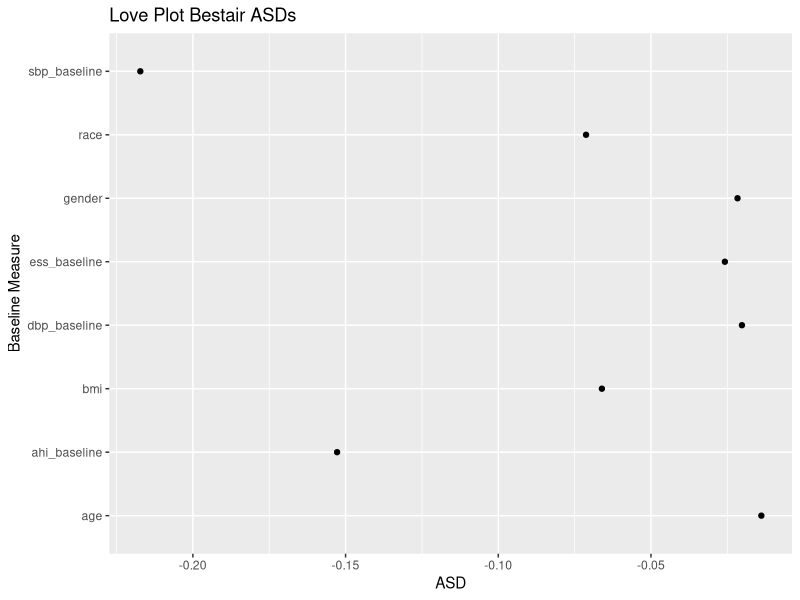

This figure's R source:
## ---- chunk 1
#| label: load-packages
#| message: false

library(tidyverse)
library(knitr)
## ---- chunk 2
Y_obs <- c(8.62,1.48,8.93,9.57,2.65,7.3,.06,1.72,2.19,7.32,7.53,7.62)
Z <- c(rep(0,6), rep(1,6))
## ---- chunk 3
Y_obs <- c(8.62,1.48,8.93,9.57,2.65,7.3,.06,1.72,2.19,7.32,7.53,7.62)
Z <- c(rep(0,6), rep(1,6))

tstat_obs <- mean(Y_obs[Z == 1]) - mean(Y_obs[Z == 0])

ind_combos <- combn(1:12,6)
tstats <- vector(mode = "double",length = ncol(ind_combos))

for (i in 1:ncol(ind_combos)) {
  Zperm <- rep(0,12)
  Zperm[ind_combos[,i]] = 1
  tstats[i] = mean(Y_obs[Zperm==1]) - mean(Y_obs[Zperm==0])
}

pval <- mean(abs(tstats) >= abs(tstat_obs))
## ---- chunk 4
set.seed(2929)
sampled_tstats <- sample(tstats, size = 1000, replace = TRUE)
pval_1000 <- mean(abs(sampled_tstats) >= abs(tstat_obs))
## ---- chunk 5
ttest_pval <- t.test(Y_obs[Z==1], Y_obs[Z==0],var.equal = TRUE)$p.value
## ---- chunk 6
Y_obs_orig <- matrix(Y_obs,nrow = 6)
colnames(Y_obs_orig) <- c("0", "1")

combos <-expand.grid(pair1 = 0:1,pair2 = 0:1, pair3 = 0:1
                     ,pair4 = 0:1,pair5 = 0:1, pair6 = 0:1)
## ---- chunk 7
tstats <- vector(mode = "double",length = nrow(combos))
for (i in 1:nrow(combos)) {
  Y_obs_perm <- Y_obs_orig
  ind <- which(combos[i,] == 1)
  Y_obs_perm[ind,] = Y_obs_perm[ind,c(2,1)]
  tstats[i] = mean(Y_obs_perm[,2]) - mean(Y_obs_perm[,1])
}

pval <- mean(abs(tstats) >= abs(tstat_obs))
## ---- chunk 8
set.seed(2121)
sampled_tstats <- sample(tstats, size = 1000, replace = TRUE)
pval_1000 <- mean(abs(sampled_tstats) >= abs(tstat_obs))
## ---- chunk 9
ttest_pval <- t.test(Y_obs[Z==1], Y_obs[Z==0], var.equal = TRUE, paired = TRUE)
## ---- chunk 10
pot_outcomes <- matrix(c(35, 40, 45 ,55, 55 ,55, 65, 70, 25, 30, 45, 55, 60, 65, 75, 80, 35, 40, 55, 50, 35, 40, 65, 70), ncol = 2, byrow = TRUE)
colnames(pot_outcomes) <- c("Y1","Y0")

sample_ind = combn(1:12, 4)
assign_ind = combn(1:4, 2)
## ---- chunk 11
mean_diffs <- matrix(NA, nrow = ncol(sample_ind)
                     , ncol = ncol(assign_ind))

for (i in 1:ncol(sample_ind)) {
  
  indexes <- sample_ind[,i]
  sample <- pot_outcomes[indexes,]
  
  for (j in 1:ncol(assign_ind)) {
    
    assignment <- assign_ind[,j]
    assignment <- assign_ind[,sample(1:6,1)]
    Y0_obs <- sample[assignment,"Y0"]
    Y1_obs <- sample[-assignment,"Y1"]
    diff <- mean(Y1_obs) - mean(Y0_obs)
    mean_diffs[i,j] = diff
  }
}

## ---- chunk 12
var1 <- sum((pot_outcomes[,"Y1"]-mean(pot_outcomes[,"Y1"]))^2)/11

var0 <- sum((pot_outcomes[,"Y0"]-mean(pot_outcomes[,"Y0"]))^2)/11

diff_means <- mean(pot_outcomes[,"Y1"]) - mean(pot_outcomes[,"Y0"])
var01 <- sum((pot_outcomes[,"Y1"] - pot_outcomes[,"Y0"] - diff_means)^2)/11
form <- var0/6 + var1/6 - var01/12
## ---- chunk 13
variances <- matrix(NA, nrow = ncol(sample_ind)
                     , ncol = ncol(assign_ind))

for (i in 1:ncol(sample_ind)) {
  
  indexes <- sample_ind[,i]
  sample <- pot_outcomes[indexes,]
  
  for (j in 1:ncol(assign_ind)) {
    
    assignment <- assign_ind[,j]
    Y0_obs <- sample[assignment,"Y0"]
    Y1_obs <- sample[-assignment,"Y1"]
    
    sigma <- var(Y0_obs)/2 + var(Y1_obs)/2
    
    variances[i,j] = sigma
  }
}
## ---- chunk 14
bestair <- readxl::read_xlsx("bestair640-1.xlsx", sheet = "data")
bestair <- bestair |>
  mutate(across(treatment_arm:sbp_6mo, ~ if_else(is.na(.x)
                                                 ,mean(.x,na.rm = TRUE),.x))) |>
  mutate(race = if_else(race == 2,1,0))
## ---- chunk 15
baselines <- c("gender","age","bmi",
               "race","sbp_baseline","dbp_baseline","ahi_baseline","ess_baseline")
ASDs = matrix(NA, nrow = 1, ncol = 8)
colnames(ASDs) <- baselines
Z <- bestair$treatment_arm
for (bl in baselines) {
  X <- pull(bestair[,bl])
  s1 <- var(X[Z==1])
  s0 <- var(X[Z==0])
  diff_sum <- sum(X*Z)/sum(Z)-sum(X*(1-Z))/sum(1-Z)
  asd <- diff_sum/sqrt(s1+s0)
  ASDs[,bl] <- asd
  
}
## ---- chunk 16
#love plot
asd_dat <- tibble(
  bls = baselines,
  asd = ASDs[1,]
)
ggplot(asd_dat,aes(x = asd, y = bls)) +
  geom_point() +
  labs(title = "Love Plot Bestair ASDs"
       ,y = "Baseline Measure"
       ,x = "ASD")
## ---- chunk 17
Z <- bestair$treatment_arm
Y <- bestair$sbp_6mo
estimate_unadj <- mean(Y[Z==1]) - mean(Y[Z==0])
se_unadj <- summary(lm(Y~Z))$coefficients[2,"Std. Error"]
hw_unadj <- sqrt(car::hccm(lm(Y ~ Z), type = "hc2")[2, 2])
unadj_res <- c(estimate_unadj,se_unadj,hw_unadj)
## ---- chunk 18
bestair_centered <- bestair|>
  mutate(across(gender:ess_baseline, ~ .x-mean(.x)))

ancova1 <- lm(formula = sbp_6mo~.,data = bestair_centered)
estimate_anc1 <- ancova1$coefficients[["treatment_arm"]]
se_anc1 <- summary(ancova1)$coefficients[2,"Std. Error"]
hw_anc1 <-sqrt(car::hccm(ancova1
                         ,type = "hc2")["treatment_arm","treatment_arm"])
anc1_res <- c(estimate_anc1, se_anc1, hw_anc1)

ancova2 <- lm(formula = sbp_6mo~.^2,data = bestair_centered)
estimate_anc2 <- ancova2$coefficients[["treatment_arm"]]
se_anc2 <- summary(ancova2)$coefficients[2,"Std. Error"]
hw_anc2 <- NA
anc2_res <- c(estimate_anc2, se_anc2, hw_anc2)
## ---- chunk 19
results <- cbind(unadj_res,anc1_res,anc2_res)
colnames(results) <- c("Unadjusted ATE","ANCOVA1","ANCOVA2")
rownames(results) <- c("Estimate","s.e.","Huber-White s.e.")
results |>
  round(3) |>
  kable()
## ---- chunk 20
bestair_hyperten <- bestair_centered |>
  mutate(resist_hyperten = if_else(sbp_6mo>=130,1,0)) |>
  select(treatment_arm:ess_baseline,resist_hyperten)
## ---- chunk 21
Z <- bestair$treatment_arm
Y <- bestair_hyperten$resist_hyperten
bin_unadj_est <- mean(Y[Z==1]) - mean(Y[Z==0])
bin_ols <- lm(resist_hyperten~., data = bestair_hyperten)
bin_est <- bin_ols$coefficients["treatment_arm"]

bin_ols_inter <- lm(resist_hyperten~.^2, data = bestair_hyperten)
bin_est_inter <- bin_ols_inter$coefficients["treatment_arm"]

results <- cbind(bin_unadj_est,bin_est,bin_est_inter)
colnames(results) <- c("Unadjusted ATE","ANCOVA1","ANCOVA2")
rownames(results) <- "Binary Estimates"
results |> round(3) |> kable()
## ---- chunk 22
#| warning: false
logist_unadj <- glm(resist_hyperten~treatment_arm, family = binomial(link = "logit"), data = bestair_hyperten)

logist_anc1 <- glm(resist_hyperten~., family = binomial(link = "logit"), data = bestair_hyperten)

logist_anc2 <- glm(resist_hyperten~.^2, family = binomial(link = "logit"), data = bestair_hyperten)
## ---- chunk 23
unadj_ate <- logist_unadj$coefficients[[2]]
anc1 <- logist_anc1$coefficients[["treatment_arm"]]
anc2 <- logist_anc2$coefficients[["treatment_arm"]]

results <- cbind(unadj_ate,anc1,anc2)
colnames(results) <- c("Unadjusted ATE","ANCOVA1","ANCOVA2")
rownames(results) <- "Logistic Estimates"
results |> round(3) |> kable()
